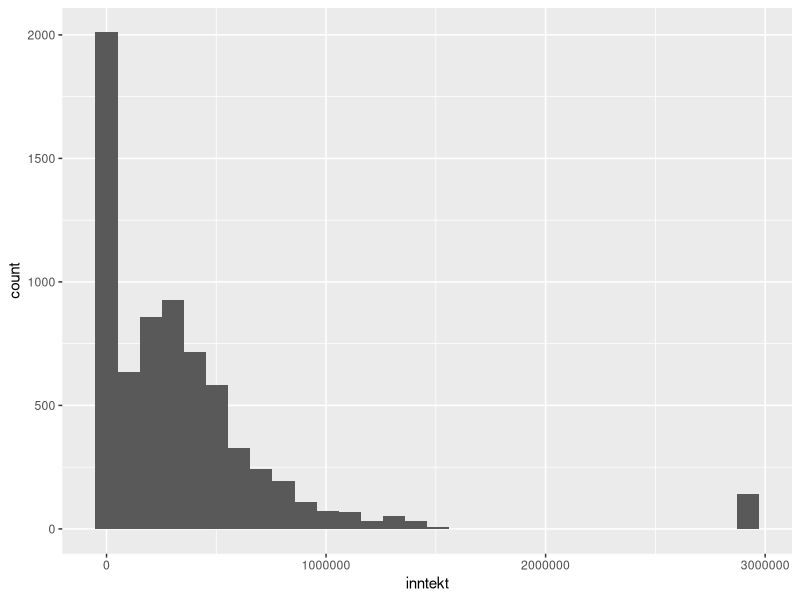

Here is the R script that generated this plot:
## ---- chunk 1
knitr::opts_chunk$set(echo = FALSE)
library(modelr)
library(ggplot2)
library(knitr)
options(scipen = 999)
## ---- chunk 2
# Vi selekterer ut dataene for heights fra pakken modelr, og angir deretter benevnelsen "hoyde"

data('heights', package = 'modelr')
hoyde <- heights

# Vi rydder videre opp i benevnelsene ved å slik at de blir enklere å jobbe med. Vi oversetter dem til norsk, samt omgjør måleenhetene til metriske.

hoyde$inntekt <- hoyde$income*8.5
hoyde$height_cm <- hoyde$height*2.54
kable(summary(hoyde[,9:10]))
# Til slutt kan vi oppsummere de interessante variablene i metrisk form, samt oversatt.
## ---- chunk 3
# Her har vi laget et histogram av variablene income (også kalt inntekt)
ggplot(data = hoyde,
       aes(x = inntekt)) + 
  geom_histogram()
